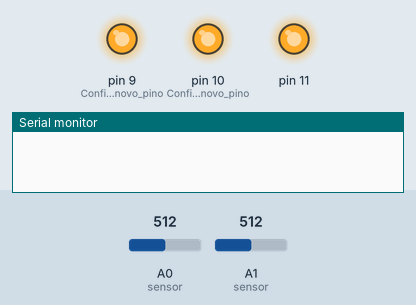
Simulated run of this sketch. Board: Arduino Uno, built with avr-gcc and run on an emulated ATmega328P. On the bench: output pins drawn as LEDs (lit = HIGH), the last lines printed to the serial monitor. The test bench sets the inputs (shaded band); at power-on: A0 (sensor) = 512, A1 (sensor) = 512.

Above: at 0.5 s.
At 2.5 s:
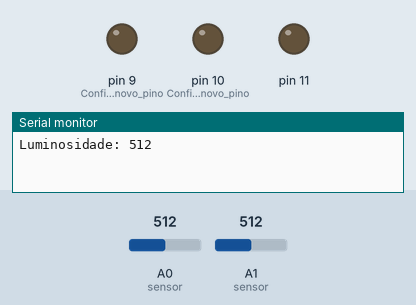
Timing chart, 0 to 5.2 s (numbered marks = the images above):
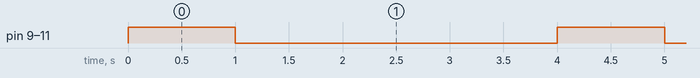

The sketch:

Ex4.ino
```cpp
/*
  AprendaArduino.com
  Liga o LED por 1 segundo, em seguida desliga o LED por 1 segundo.
  Lê o LDR na porta analógica.

  Nesse exercício vamos manter o LED externo nos pinos 11, 10 e 9 do
  Arduino e adicionar um LDR como sensor de temperatura
 */


// a função setup() é executada quando você liga ou reinicia a placa
void setup() {
  // configura o pino 11 como saída:
  pinMode(11, OUTPUT);
  pinMode(10, OUTPUT); // Configura o novo pino, 10, como saida
  pinMode(9, OUTPUT); // Configura o novo pino, 9, como saida

  Serial.begin(9600);
}

// a função loop() é executada para sempre:
void loop() {
  digitalWrite(11, HIGH);   // liga o LED (escreve o nível HIGH - 5V - no pino 11)
  digitalWrite(10, HIGH);   // liga o LED (escreve o nível HIGH - 5V - no pino 10)
  digitalWrite(9, HIGH);   // liga o LED (escreve o nível HIGH - 5V - no pino 9)
  delay(1000);              // espera 1 segundo = 1000 milisegundos
  digitalWrite(11, LOW);    // desliga o LED (escreve o nível LOW - 0V - no pino 11)
  digitalWrite(10, LOW);    // desliga o LED (escreve o nível LOW - 0V - no pino 10)
  digitalWrite(9, LOW);    // desliga o LED (escreve o nível LOW - 0V - no pino 9)
  delay(1000);              // espera 1 segundo novamente

  int lumi = analogRead(A0); // le o sensor analogico na porta A0 - escala de 0 a 1023
  Serial.print("Luminosidade: "); // escreve a palavra "Luminosidade: " no monitor do computador
  Serial.println(lumi); // escreve o valor da luminosidade lida na tela do computador
  delay(1000);

  int temp = analogRead(A1); // le o sensor analogico na porta A1 - escala de 0 a 1023
  float tempC = (temp * 5.0 * 100 ) / 1023.0;
  Serial.print("Temperatura: "); // escreve a palavra "Temperatura: " no monitor do computador
  Serial.print(tempC); // escreve o valor da temperatura lida na tela do computador
  Serial.println(" C");
  delay(1000);
}
```

Measured:
- by itself, pin 9 (Configura_o_novo_pino), pin 10 (Configura_o_novo_pino), pin 11: alternates HIGH for 1.0 s and LOW for 3.0 s
